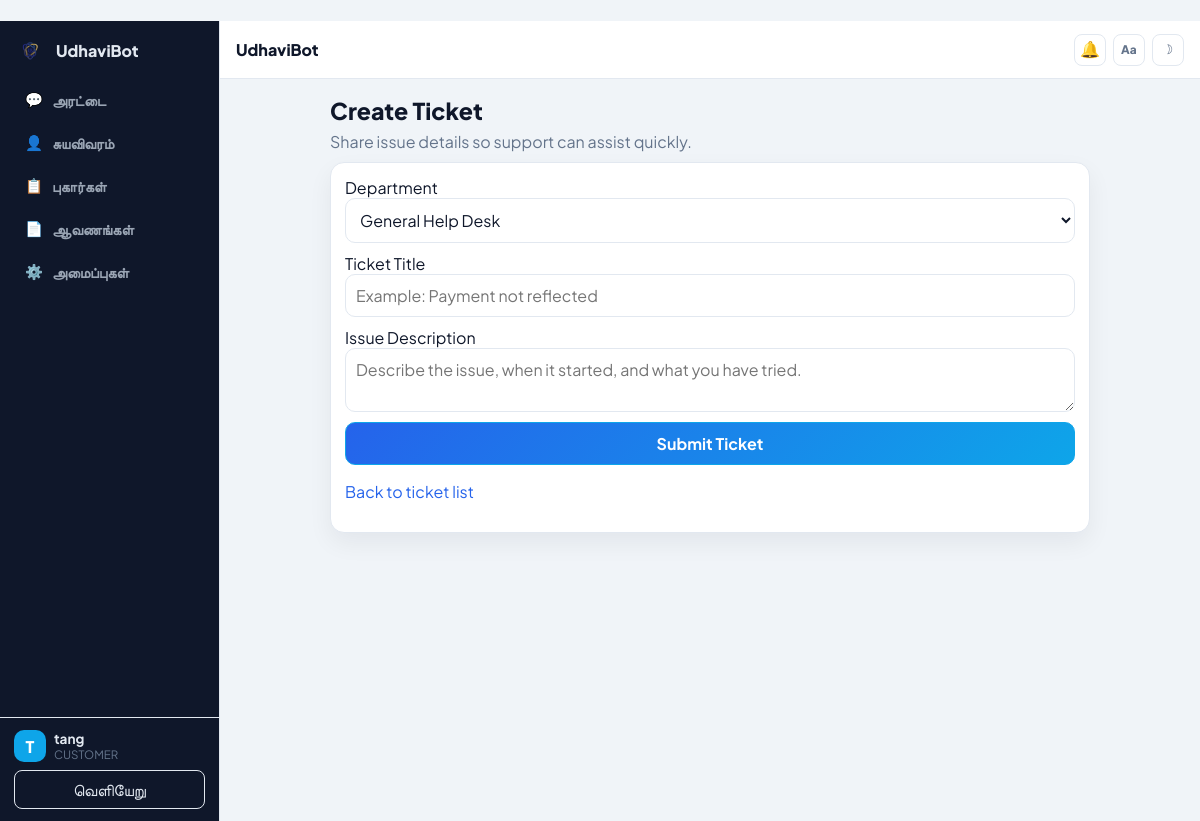
The page /tickets/create/ (signed in) on the database its author committed.
### users/models.py (models this page shows, shortened)
class User(AbstractUser):
    ROLE_CHOICES = (
        ("CUSTOMER", "Customer"),
        ("ADMIN", "Admin"),
    )
    role = models.CharField(max_length=20, choices=ROLE_CHOICES, default="CUSTOMER")
    phone = models.CharField(max_length=15, blank=True, null=True)
    govt_id = models.CharField(max_length=40, unique=True, blank=True, null=True)

### tickets/views.py (the view, shortened to what this page needs)
# urls.py: path('create/', create_ticket_view, name='create-ticket'),
@login_required
def create_ticket_view(request):
    return render(request, "tickets/create_ticket.html")

### civic/templatetags/ui_lang.py (called while the page is built)
@register.simple_tag(takes_context=True)
def ui_lang(context):
    request = context.get("request")
    if not request:
        return "en"
    lang = request.session.get("preferred_language")
    if lang:
        return lang
    user = getattr(request, "user", None)
    if user and getattr(user, "is_authenticated", False):
        profile = getattr(user, "profile", None)
        if profile and getattr(profile, "language", None):
            return profile.language
    return "en"

### tickets/templates/tickets/create_ticket.html (shortened to what this page needs)
﻿{% extends "base.html" %}
{% block content %}
<section class="fade-in" style="max-width: 760px; margin: 0 auto;">
    <div class="page-hero">
        <div>
            <h1 class="page-title">Create Ticket</h1>
            <p class="page-subtitle">Share issue details so support can assist quickly.</p>
        </div>
    </div>
    <div class="card">
        <div class="card-body">
            <form method="POST" class="form-grid">
                <div>
                    <label for="department">Department</label>
                    <select id="department" name="department" required>
                        <option value="general" selected>General Help Desk</option>
                    </select>
                </div>
                <div>
                    <label for="title">Ticket Title</label>
                    <input id="title" type="text" name="title" placeholder="Example: Payment not reflected" required>
                </div>
                <div>
                    <label for="description">Issue Description</label>
                    <textarea id="description" name="description" placeholder="Describe the issue, when it started, and what you have tried." required></textarea>
                </div>
                <button class="btn btn-primary" type="submit">Submit Ticket</button>
            </form>
            <p class="meta-link"><a href="{% url 'ticket-list-view' %}">Back to ticket list</a></p>
        </div>
    </div>
</section>
{% endblock %}

### tickets/templates/base.html (shortened to what this page needs)
{% load static ui_lang %}
<!DOCTYPE html>
<html lang="{% ui_lang %}" data-ui-lang="{% ui_lang %}">
<head>
  <link rel="stylesheet" href="{% static 'tickets/styles.css' %}?v=20260326b">
</head>
<body>
  <div class="app-shell">
    <aside class="sidebar">
      <div class="sidebar-top">
        <a href="{% url 'civic-landing' %}" class="sidebar-brand">
          <img class="brand-logo-img" src="{% static 'civic/udhavibot-logo.png' %}" alt="UdhaviBot logo">
          <span>UdhaviBot</span>
        </a>
        <nav class="sidebar-nav nav-links">
          <a href="{% url 'civic-chat' %}" class="nav-item {% if request.resolver_match.url_name == 'civic-chat' or request.resolver_match.url_name == 'civic-landing' %}active{% endif %}">
            <span class="nav-icon">&#128172;</span><span>Chat</span>
          </a>
          <a href="{% url 'civic-profile' %}" class="nav-item {% if request.resolver_match.url_name == 'civic-profile' %}active{% endif %}">
            <span class="nav-icon">&#128100;</span><span>Profile</span>
          </a>
          <a href="{% url 'civic-profile' %}#complaints" class="nav-item">
            <span class="nav-icon">&#128203;</span><span>Complaints</span>
          </a>
          <a href="{% url 'civic-profile' %}#documents" class="nav-item">
            <span class="nav-icon">&#128196;</span><span>Documents</span>
          </a>
          <a href="{% url 'civic-settings' %}" class="nav-item {% if request.resolver_match.url_name == 'civic-settings' %}active{% endif %}">
            <span class="nav-icon">&#9881;</span><span>Settings</span>
          </a>
        </nav>
      </div>
      <div class="sidebar-bottom">
        {% if request.user.is_authenticated %}
          <div class="user-box">
            <span class="user-avatar">{{ request.user.username|first|upper }}</span>
            <div>
              <div class="user-name">{{ request.user.username }}</div>
              <div class="user-role">{{ request.user.role }}</div>
            </div>
          </div>
          <a href="{% url 'logout' %}" class="logout-link">Logout</a>
        {% else %}
          <a href="{% url 'login' %}" class="logout-link">Login</a>
          <a href="{% url 'register' %}" class="logout-link">Register</a>
        {% endif %}
      </div>
    </aside>
    <main class="main">
      <header class="main-topbar">
        <div class="main-topbar-title">{% block topbar_title %}UdhaviBot{% endblock %}</div>
        <div class="main-topbar-actions topbar-actions">
          {% if request.user.is_authenticated %}
            <div class="notif-wrap">
              <a href="#" id="global-notif-link" class="notif-link tbtn icon-only" aria-label="Notifications" aria-haspopup="true" aria-expanded="false">
                <span class="notif-bell">&#128276;</span>
              </a>
            </div>
          {% endif %}
          <button id="text-size-toggle" class="theme-toggle tbtn icon-only" type="button" aria-label="Toggle large text">Aa</button>
          <button id="theme-toggle" class="theme-toggle tbtn icon-only" type="button" aria-label="Toggle dark mode">&#9789;</button>
        </div>
      </header>
      <section class="main-content">
        {% block content %}{% endblock %}
      </section>
    </main>
  </div>
</body>
</html>

### rows shown on the page
User: user.username|first "T", user.username "tang", user.role "CUSTOMER"
